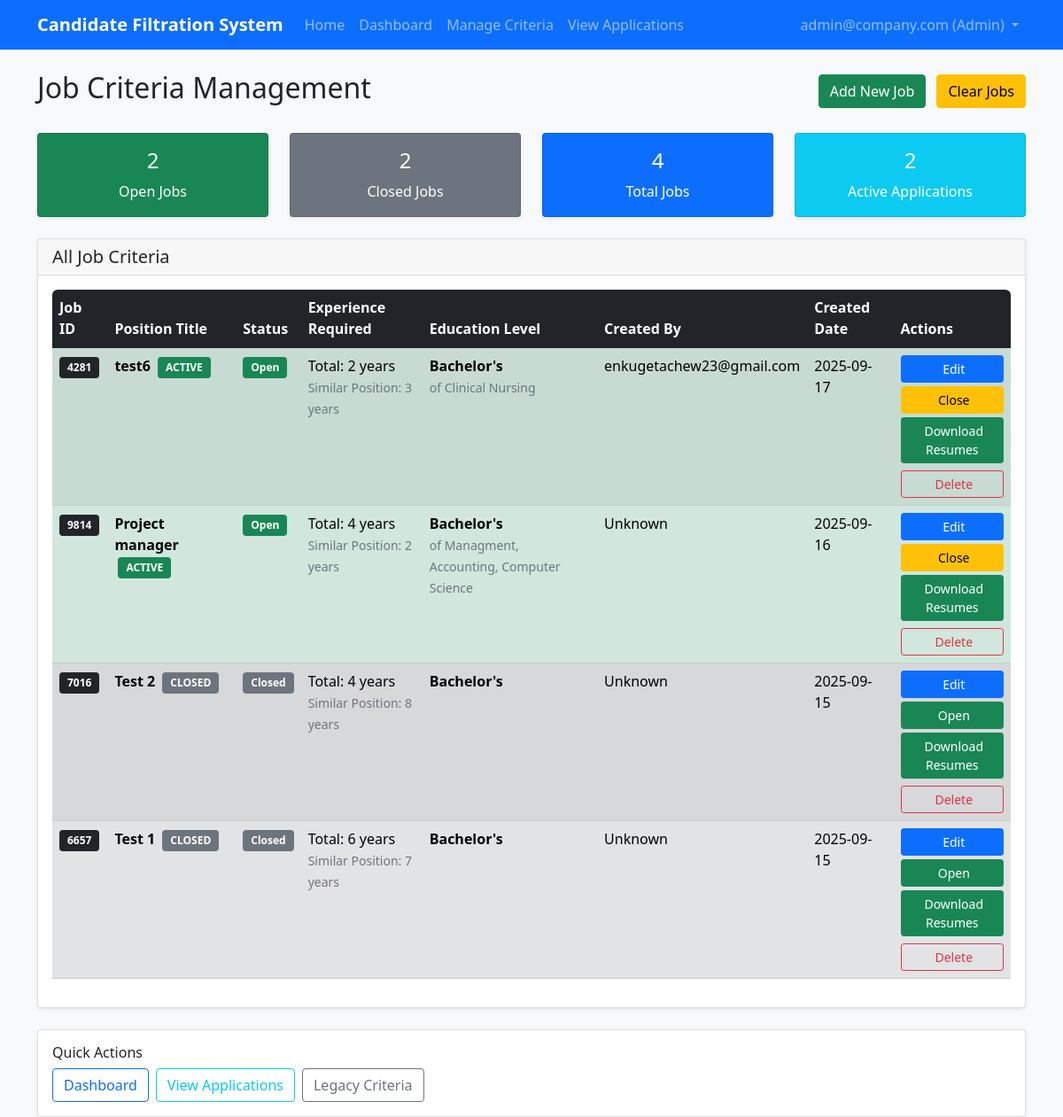
Page /admin/jobs (signed in) on the committed database.
### tables this page shows
CREATE TABLE users
                 (id INTEGER PRIMARY KEY AUTOINCREMENT,
                  email TEXT UNIQUE NOT NULL,
                  password_hash TEXT NOT NULL,
                  role TEXT NOT NULL CHECK(role IN ('candidate', 'admin')),
                  created_date TIMESTAMP DEFAULT CURRENT_TIMESTAMP,
                  is_active BOOLEAN DEFAULT 1, name TEXT, department TEXT, email_confirmed BOOLEAN DEFAULT 0);

CREATE TABLE criteria
                 (id INTEGER PRIMARY KEY AUTOINCREMENT,
                  min_experience INTEGER,
                  required_skills TEXT,
                  preferred_education TEXT,
                  notification_email TEXT,
                  created_date TIMESTAMP DEFAULT CURRENT_TIMESTAMP,
                  is_active BOOLEAN DEFAULT 1, expected_positions TEXT DEFAULT "", position_title TEXT DEFAULT "Legacy Position", min_position_years INTEGER DEFAULT 0, qualified_email TEXT DEFAULT "qualified@company.com", unqualified_email TEXT DEFAULT "unqualified@company.com", admin_user_id INTEGER DEFAULT NULL, job_status TEXT DEFAULT "open", required_education_certification TEXT DEFAULT "", job_id INTEGER);

### app.py (the view)
@app.route('/admin/jobs')
@login_required
@admin_required
def manage_jobs():
    conn = sqlite3.connect('candidates.db')
    c = conn.cursor()
    c.execute('''SELECT c.*, u.email as admin_email, u.name as admin_name
                 FROM criteria c
                 LEFT JOIN users u ON c.admin_user_id = u.id
                 ORDER BY c.created_date DESC''')
    jobs = c.fetchall()
    c.execute('SELECT job_status, COUNT(*) FROM criteria GROUP BY job_status')
    status_counts = dict(c.fetchall())
    conn.close()
    return render_template('manage_jobs.html', jobs=jobs, status_counts=status_counts)

### app.py (called while the page is built)
@login_manager.user_loader
def load_user(user_id):
    return User.get(user_id)

def admin_required(f):
    from functools import wraps
    @wraps(f)
    def decorated_function(*args, **kwargs):
        if not current_user.is_authenticated or current_user.role != 'admin':
            flash('Access denied. Admin privileges required.', 'error')
            return redirect(url_for('login'))
        return f(*args, **kwargs)
    return decorated_function

    @property
    def is_active(self):
        return self._active

    @staticmethod
    def get(user_id):
        conn = sqlite3.connect('candidates.db')
        c = conn.cursor()
        c.execute('SELECT * FROM users WHERE id = ?', (user_id,))
        user_data = c.fetchone()
        conn.close()
        if user_data:
            return User(*user_data)
        return None

### templates/manage_jobs.html (shortened to what this page needs)
{% extends "base.html" %}
{% block content %}
<div class="row">
    <div class="col-12">
        <div class="d-flex justify-content-between align-items-center mb-4">
            <h2> Job Criteria Management</h2>
            <div>
                <a href="{{ url_for('add_job') }}" class="btn btn-success me-2">
                     Add New Job
                </a>
                <a href="{{ url_for('clear_jobs') }}" class="btn btn-warning">
                     Clear Jobs
                </a>
            </div>
        </div>
        <div class="row mb-4">
            <div class="col-md-3">
                <div class="card text-center bg-success text-white">
                    <div class="card-body">
                        <h4>{{ status_counts.get('open', 0) }}</h4>
                        <p class="card-text">Open Jobs</p>
                    </div>
                </div>
            </div>
            <div class="col-md-3">
                <div class="card text-center bg-secondary text-white">
                    <div class="card-body">
                        <h4>{{ status_counts.get('closed', 0) }}</h4>
                        <p class="card-text">Closed Jobs</p>
                    </div>
                </div>
            </div>
            <div class="col-md-3">
                <div class="card text-center bg-primary text-white">
                    <div class="card-body">
                        <h4>{{ jobs|length }}</h4>
                        <p class="card-text">Total Jobs</p>
                    </div>
                </div>
            </div>
            <div class="col-md-3">
                <div class="card text-center bg-info text-white">
                    <div class="card-body">
                        <h4>{{ (jobs|selectattr(13, 'equalto', 'open')|list|length) }}</h4>
                        <p class="card-text">Active Applications</p>
                    </div>
                </div>
            </div>
        </div>
        {% if jobs %}
            <div class="card">
                <div class="card-header">
                    <h5 class="mb-0">All Job Criteria</h5>
                </div>
                <div class="card-body">
                    <div class="table-responsive">
                        <table class="table table-striped table-hover">
                            <thead class="table-dark">
                                <tr>
                                    <th>Job ID</th>
                                    <th>Position Title</th>
                                    <th>Status</th>
                                    <th>Experience Required</th>
                                    <th>Education Level</th>
                                    <th>Created By</th>
                                    <th>Created Date</th>
                                    <th>Actions</th>
                                </tr>
                            </thead>
                            <tbody>
                                {% for job in jobs %}
                                <tr class="{% if job[13] == 'open' %}table-success{% else %}table-secondary{% endif %}">
                                    <td>
                                        {% if job|length > 15 and job[15] %}
                                            <span class="badge bg-dark">{{ job[15] }}</span>
                                        {% else %}
                                            <span class="badge bg-secondary">N/A</span>
                                        {% endif %}
                                    </td>
                                    <td>
                                        <strong>{{ job[8] if job[8] else 'Unknown Position' }}</strong>
                                        {% if job[13] == 'open' %}
                                            <span class="badge bg-success ms-1">ACTIVE</span>
                                        {% else %}
                                            <span class="badge bg-secondary ms-1">CLOSED</span>
                                        {% endif %}
                                    </td>
                                    <td>
                                        {% if job[13] == 'open' %}
                                            <span class="badge bg-success">Open</span>
                                        {% else %}
                                            <span class="badge bg-secondary">Closed</span>
                                        {% endif %}
                                    </td>
                                    <td>
                                        <div>Total: {{ job[1] if job[1] is not none else 0 }} years</div>
                                        <small class="text-muted">Similar Position: {{ job[9] if job[9] is not none else 0 }} years</small>
                                    </td>
                                    <td>
                                        <div>
                                            <strong>
                                                {% if job[3] == 'high_school' %}High School
                                                {% elif job[3] == 'associate' %}Associate
                                                {% elif job[3] == 'bachelor' %}Bachelor's
                                                {% elif job[3] == 'master' %}Master's
                                                {% elif job[3] == 'phd' %}PhD
                                                {% else %}{{ job[3] }}{% endif %}
                                            </strong>
                                            {% if job|length > 14 and job[14] %}
                                                <br><small class="text-muted">of {{ job[14] }}</small>
                                            {% endif %}
                                        </div>
                                    </td>
                                    <td>
                                        {% if job|length > 16 and job[-1] %}
                                            {{ job[-1] }}
                                        {% elif job|length > 15 and job[-2] %}
                                            {{ job[-2] }}
                                        {% else %}
                                            Unknown
                                        {% endif %}
                                    </td>
                                    <td>{{ job[5][:10] if job[5] else 'N/A' }}</td>
                                    <td>
                                        <div class="d-flex flex-column gap-1">
                                            <a href="{{ url_for('edit_job', job_id=job[0]) }}"
                                               class="btn btn-sm btn-primary"
                                               title="Edit Job Details">
                                                Edit
                                            </a>
                                            <form method="POST" action="{{ url_for('toggle_job_status', job_id=job[0]) }}"
                                                  onsubmit="return confirm('Are you sure you want to change the job status?')">
                                                <button type="submit"
                                                        class="btn btn-sm {% if job[13] == 'open' %}btn-warning{% else %}btn-success{% endif %} w-100"
                                                        title="{% if job[13] == 'open' %}Close Job{% else %}Open Job{% endif %}">
                                                    {% if job[13] == 'open' %}
                                                        Close
                                                    {% else %}
                                                        Open
                                                    {% endif %}
                                                </button>
                                            </form>
                                            <a href="{{ url_for('download_job_resumes', job_id=job[0]) }}"
                                               class="btn btn-sm btn-success w-100 mb-1"
                                               title="Download Candidate Resumes">
                                                Download Resumes
                                            </a>
                                            <form method="POST" action="{{ url_for('delete_job', job_id=job[0]) }}"
                                                  onsubmit="return confirm('⚠️ WARNING: This will permanently delete this job criteria!\n\nThis action cannot be undone. Are you sure?')">
                                                <button type="submit"
                                                        class="btn btn-sm btn-outline-danger w-100"
                                                        title="Delete Job Permanently">
                                                    Delete
                                                </button>
                                            </form>
                                        </div>
                                    </td>
                                </tr>
                                {% endfor %}
                            </tbody>
                        </table>
                    </div>
                </div>
            </div>
        {% endif %}
        <div class="mt-4">
            <div class="row">
                <div class="col-md-12">
                    <div class="card">
                        <div class="card-body">
                            <h6 class="card-title">Quick Actions</h6>
                            <div class="d-flex gap-2 flex-wrap">
                                <a href="{{ url_for('admin_dashboard') }}" class="btn btn-outline-primary">
                                     Dashboard
                                </a>
                                <a href="{{ url_for('view_candidates') }}" class="btn btn-outline-info">
                                     View Applications
                                </a>
                                <a href="{{ url_for('admin_criteria') }}" class="btn btn-outline-secondary">
                                     Legacy Criteria
                                </a>
                            </div>
                        </div>
                    </div>
                </div>
            </div>
        </div>
    </div>
</div>
{% endblock %}

### templates/base.html (shortened to what this page needs)
<!DOCTYPE html>
<html lang="en">
<head>
    <link href="https://cdn.jsdelivr.net/npm/bootstrap@5.1.3/dist/css/bootstrap.min.css" rel="stylesheet">
    <link rel="stylesheet" href="{{ url_for('static', filename='css/style.css') }}">
</head>
<body>
    <nav class="navbar navbar-expand-lg navbar-dark bg-primary">
        <div class="container">
            <a class="navbar-brand" href="{{ url_for('index') }}">Candidate Filtration System</a>
            <div class="collapse navbar-collapse" id="navbarNav">
                <ul class="navbar-nav me-auto">
                    <li class="nav-item">
                        <a class="nav-link" href="{{ url_for('index') }}">Home</a>
                    </li>
                    {% if current_user.is_authenticated %}
                        {% if current_user.role == 'admin' %}
                            <li class="nav-item">
                                <a class="nav-link" href="{{ url_for('admin_dashboard') }}">Dashboard</a>
                            </li>
                            <li class="nav-item">
                                <a class="nav-link" href="{{ url_for('admin_criteria') }}">Manage Criteria</a>
                            </li>
                            <li class="nav-item">
                                <a class="nav-link" href="{{ url_for('view_candidates') }}">View Applications</a>
                            </li>
                        {% endif %}
                    {% else %}
                        <li class="nav-item">
                            <a class="nav-link" href="{{ url_for('candidate_form') }}">Apply Now</a>
                        </li>
                    {% endif %}
                </ul>
                <ul class="navbar-nav ms-auto">
                    {% if current_user.is_authenticated %}
                        <li class="nav-item dropdown">
                            <a class="nav-link dropdown-toggle" href="#" id="navbarDropdown" role="button" data-bs-toggle="dropdown">
                                {{ current_user.email }} ({{ current_user.role.title() }})
                            </a>
                        </li>
                    {% else %}
                        <li class="nav-item">
                            <a class="nav-link" href="{{ url_for('login') }}">Admin Login</a>
                        </li>
                    {% endif %}
                </ul>
            </div>
        </div>
    </nav>
    <main class="container mt-4">
        {% block content %}{% endblock %}
    </main>
</body>
</html>

### static/css/style.css (style rules this page uses)
body { background-color: #f8f9fa; font-family: 'Segoe UI', Tahoma, Geneva, Verdana, sans-serif; }
.navbar-brand { font-weight: bold; }
.card { box-shadow: 0 0.125rem 0.25rem rgba(0, 0, 0, 0.075); border: 1px solid rgba(0, 0, 0, 0.125); transition: box-shadow 0.15s ease-in-out; }
.btn { transition: all 0.3s ease; }
.table-responsive { border-radius: 0.375rem; }
.badge { font-size: 0.75em; padding: 0.5em 0.75em; }

### rows in the picture
users: email "admin@company.com", role "Admin"
criteria: job "4281", position_title "test6", job_status "ACTIVE", min_experience "2", min_position_years "3", preferred_education "Bachelor's", required_education_certification "Clinical Nursing", email "enkugetachew23@gmail.com", created_date "2025-09-17"
criteria: job "9814", position_title "Project manager", job_status "ACTIVE", min_experience "4", min_position_years "2", preferred_education "Bachelor's", required_education_certification "Managment, Accounting, Computer Science", shows "Unknown", created_date "2025-09-16"
criteria: job "7016", position_title "Test 2", job_status "CLOSED", min_experience "4", min_position_years "8", preferred_education "Bachelor's", shows "Unknown", created_date "2025-09-15"
criteria: job "6657", position_title "Test 1", job_status "CLOSED", min_experience "6", min_position_years "7", preferred_education "Bachelor's", shows "Unknown", created_date "2025-09-15"

### other values in the picture
{{ status_counts.get('open', 0) }} "2"
{{ status_counts.get('closed', 0) }} "2"
{{ jobs|length }} "4"
{{ (jobs|selectattr(13, 'equalto', 'open')|list|length) }} "2"
